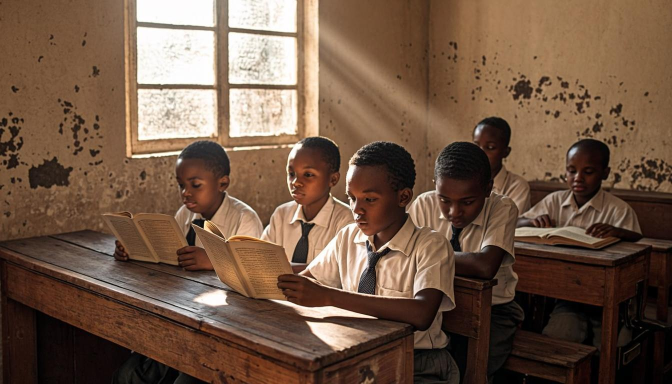
#> input picture download/scanlearn/video/scene1_classroom.png, 1344 x 768 px, found by its file name (shown at 1/2 size)
$ python build_pipe.py
#> lines starting #> are read from the running program, lines starting #| are printed output that depends on the picture
#!/usr/bin/env python3
"""Ultra-fast video builder: generate frames in Python, encode once with ffmpeg"""
import subprocess, os, json, struct

BUILD = "/home/z/my-project/download/scanlearn/video/build"
UPLOAD = "/home/z/my-project/upload"
ASSETS = "/home/z/my-project/download/scanlearn/video"
OUT = "/home/z/my-project/download/scanlearn/video"
W, H, FPS = 854, 480, 12  # Lower FPS = fewer frames = faster

os.makedirs(BUILD, exist_ok=True)

from PIL import Image, ImageDraw, ImageFont

# Load fonts
try:
    ft = ImageFont.truetype("/usr/share/fonts/truetype/english/Tinos-Bold.ttf", 52)
    fs = ImageFont.truetype("/usr/share/fonts/truetype/english/Tinos.ttf", 24)
    fc = ImageFont.truetype("/usr/share/fonts/truetype/english/Tinos.ttf", 30)
    fcs = ImageFont.truetype("/usr/share/fonts/truetype/english/Tinos.ttf", 22)
    fcn = ImageFont.truetype("/usr/share/fonts/truetype/english/Tinos-Bold.ttf", 36)
    fsub = ImageFont.truetype("/usr/share/fonts/truetype/english/Tinos.ttf", 20)
except:
    ft = fs = fc = fcs = fcn = fsub = ImageFont.load_default()

def scale_and_pad(img_path, w=W, h=H, bg='#0f172a'):
    """Scale image to fit within w x h and pad with background color"""
#> called with w = 854, h = 480, bg = '#0f172a'
    img = Image.open(img_path).convert('RGB')
#> img is the input picture: PIL image 1344x768 RGB; mean R, G, B 113.1, 87.2, 68.7
    iw, ih = img.size
#> iw = 1344; ih = 768
    ratio = min(w / iw, h / ih)
#> ratio = 0.625
    new_w, new_h = int(iw * ratio), int(ih * ratio)
#> new_w = 840; new_h = 480
    img = img.resize((new_w, new_h), Image.LANCZOS)
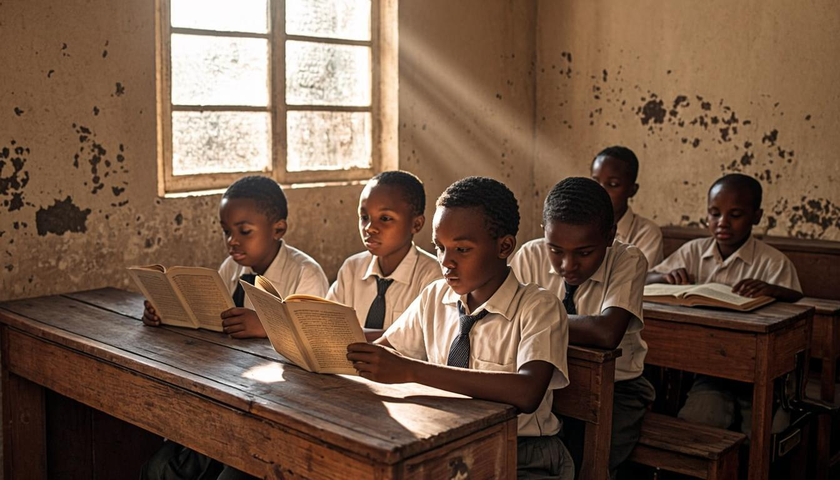
#> img: PIL image 840x480 RGB; mean R, G, B 113.1, 87.2, 68.7
    canvas = Image.new('RGB', (w, h), bg)
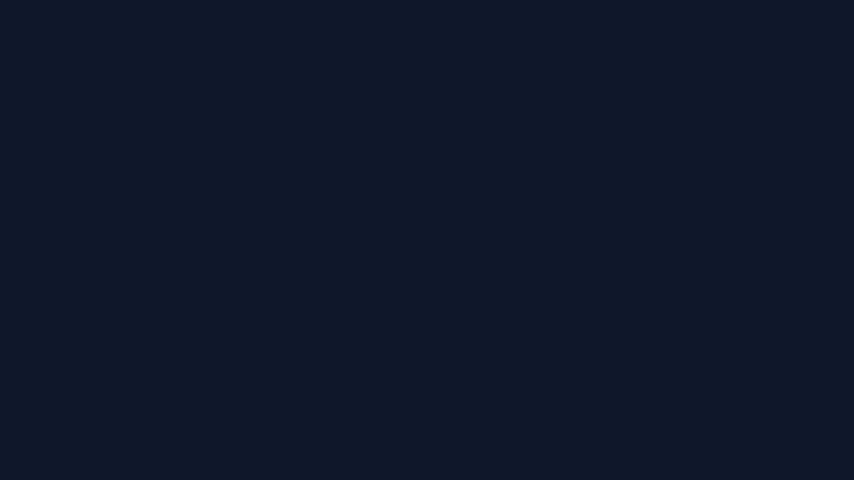
#> canvas: PIL image 854x480 RGB; mean R, G, B 15, 23, 42
    canvas.paste(img, ((w - new_w) // 2, (h - new_h) // 2))
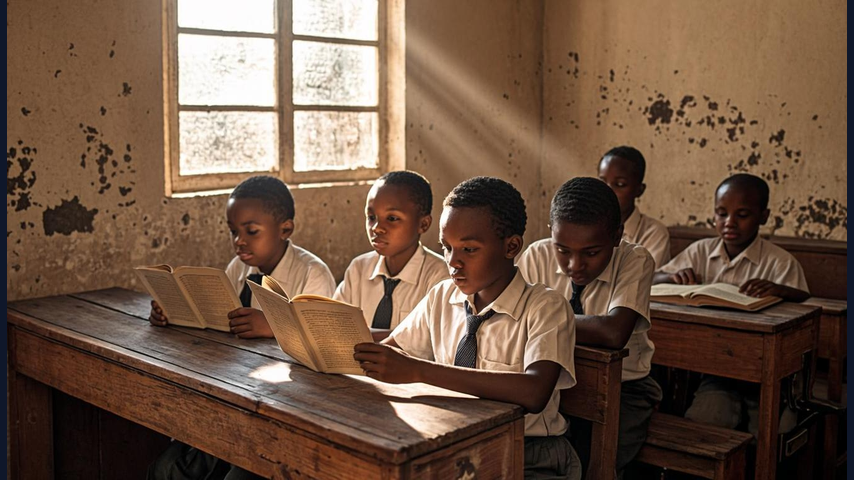
#> canvas: PIL image 854x480 RGB; mean R, G, B 111.5, 86.2, 68.3
    return canvas

def draw_gradient_bars(draw, w=W, h=H):
    colors = ['#3b82f6','#6366f1','#8b5cf6','#a855f7','#d946ef','#ec4899']
    for i in range(6):
        draw.rectangle([(0, i*3), (w, (i+1)*3)], fill=colors[i])
        draw.rectangle([(0, h-18+i*3), (w, h-15+(i+1)*3)], fill=colors[5-i])

def add_subtitle(draw, text, font=fsub, w=W, h=H):
    """Draw clean subtitle text at bottom - white with shadow, NO background box"""
    if not text:
        return
    bbox = draw.textbbox((0,0), text, font=font)
    tw = bbox[2] - bbox[0]
    x = (w - tw) // 2
    y = h - 55
    # Shadow
    draw.text((x+2, y+2), text, font=font, fill='black')
    # Main text
    draw.text((x, y), text, font=font, fill='white')

def make_title_card():
    img = Image.new('RGB', (W, H), '#0f172a')
    draw = ImageDraw.Draw(img)
    draw_gradient_bars(draw)
    for txt, font, color, y in [
        ("ScanLearn", ft, '#60a5fa', 140),
        ("Transform Any Textbook Into", fs, '#e2e8f0', 210),
        ("Interactive Quizzes", fs, '#e2e8f0', 245),
        ("Powered by Gemma 4", fs, '#fbbf24', 310),
    ]:
        bbox = draw.textbbox((0,0), txt, font=font)
        draw.text(((W-(bbox[2]-bbox[0]))//2, y), txt, font=font, fill=color)
    return img

def make_credit_card():
    img = Image.new('RGB', (W, H), '#0f172a')
    draw = ImageDraw.Draw(img)
    draw_gradient_bars(draw)
    for txt, font, color, y in [
        ("Made with", fc, '#e2e8f0', 55),
        ("using Gemma 4", fc, '#60a5fa', 130),
        ("by", fcs, '#94a3b8', 185),
        ("Nawang Dorjay", fcn, '#fbbf24', 220),
    ]:
        bbox = draw.textbbox((0,0), txt, font=font)
        draw.text(((W-(bbox[2]-bbox[0]))//2, y), txt, font=font, fill=color)

    dev_photo = os.path.join(UPLOAD, "pasted_image_1779106790759.png")
    if os.path.exists(dev_photo):
        photo = Image.open(dev_photo).convert("RGBA")
        s = min(photo.size)
        photo = photo.crop((0, 0, s, s)).resize((140, 140), Image.LANCZOS)
        mask = Image.new('L', (140, 140), 0)
        ImageDraw.Draw(mask).ellipse([(0,0),(139,139)], fill=255)
        px, py = (W-140)//2, 280
        img.paste(photo, (px, py), mask)
        draw.ellipse([(px-2,py-2),(px+141,py+141)], outline='#60a5fa', width=2)
    return img

# Define scenes: (image_source, duration_seconds, subtitle_text, is_card)
scenes = [
    ("scene1_classroom.png", 18, "Millions of students around the world lack access to personalized learning tools.", False),
    ("scene2_teacher.png", 14, "Teachers spend countless hours creating quizzes from textbooks.", False),
    ("TITLE_CARD", 8, "", True),
    ("Screenshot 2026-05-18 173225.png", 14, "A clean, intuitive interface designed for educators and students.", False),
    ("Screenshot 2026-05-18 173400.png", 14, "Simply upload or capture any textbook page with one click.", False),
    ("Screenshot 2026-05-18 173543.png", 16, "Powered by Gemma 4, ScanLearn analyzes content and generates adaptive quizzes in seconds.", False),
    ("Screenshot 2026-05-18 173817.png", 16, "Students engage with multiple question types tailored to their learning level.", False),
    ("Screenshot 2026-05-18 173726.png", 14, "Real-time progress tracking helps identify strengths and areas for improvement.", False),
    ("scene7_student_happy.png", 14, "The result: better engagement, deeper understanding, and improved learning outcomes.", False),
    ("scene9_ripple.png", 12, "From classrooms to communities, the impact ripples outward.", False),
    ("Screenshot 2026-05-18 173658.png", 12, "Built with Next.js, powered by Gemma 4 multimodal AI.", False),
    ("CREDIT_CARD", 18, "", True),
    ("scene11_boy_smile.png", 10, "The future of education starts here.", False),
]

# Pre-load all scene base images
print("Loading scene images...")
scene_images = []
for name, dur, text, is_card in scenes:
    if is_card:
        if name == "TITLE_CARD":
            scene_images.append(make_title_card())
        else:
            scene_images.append(make_credit_card())
    elif name.startswith("scene"):
        img = scale_and_pad(os.path.join(ASSETS, name))
        scene_images.append(img)
    else:
        img = scale_and_pad(os.path.join(UPLOAD, name))
        scene_images.append(img)
    print(f"  Loaded: {name}")
#> pass 2 of the loop `for name, dur, text, is_card in scenes:`:
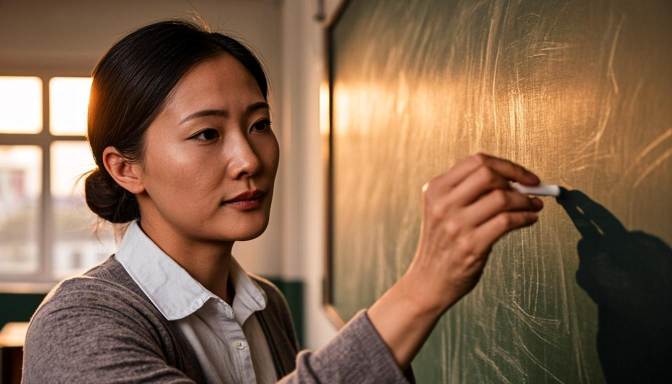
#> input picture download/scanlearn/video/scene2_teacher.png, 1344 x 768 px, found by its file name (shown at 1/2 size)
#> in scale_and_pad, img is the input picture: PIL image 1344x768 RGB; mean R, G, B 134.5, 103.5, 78.8
#> in scale_and_pad (call 2), `img = img.resize((new_w, new_h), Image.LANCZOS)`:
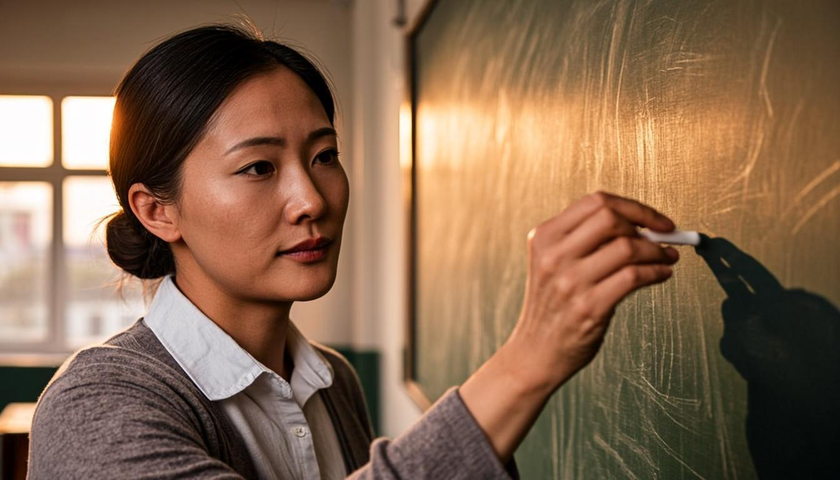
#> img: PIL image 840x480 RGB; mean R, G, B 134.5, 103.5, 78.8
#> in scale_and_pad (call 2), `canvas.paste(img, ((w - new_w) // 2, (h - new_h) // 2))`:
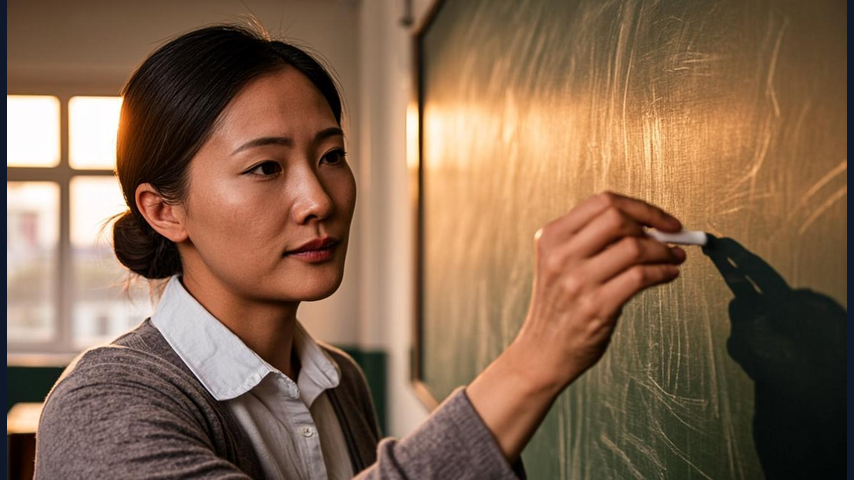
#> canvas: PIL image 854x480 RGB; mean R, G, B 132.5, 102.2, 78.2
#> (the run stopped early here; a loop or call above may not have finished)
